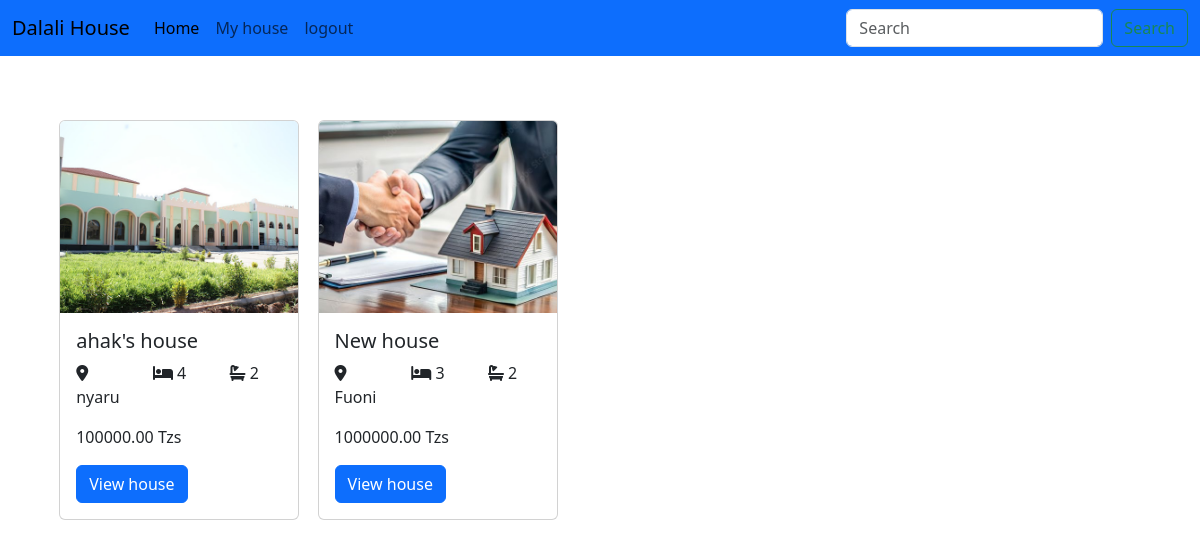
/buyer-dashboard/ (signed in), run on an earlier commit of the app's database.
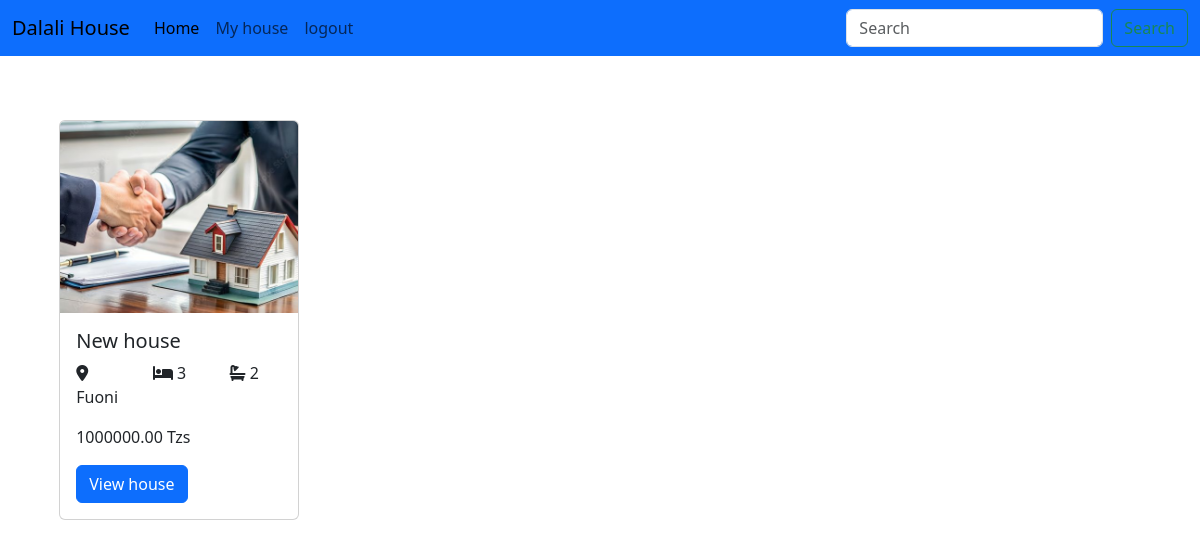
And on a later commit of the database.
### Dalalisell/models.py (models this page shows, shortened)
class Property(models.Model):
    CHOICE_STATUS= [
        ('Pending', 'Pending'),
        ('Approved', 'Approved'),
        ('Sold', 'Sold'),
    ]
    title =models.CharField(max_length=50)
    seller = models.ForeignKey(CustomUser, on_delete=models.CASCADE, limit_choices_to={'role':'seller'} )
    price = models.DecimalField(decimal_places=2, max_digits=100, default=0)
    room = models.IntegerField()
    bathroom =models.IntegerField()
    location =models.CharField(max_length=50)
    image1= models.ImageField(upload_to='upload/property')
    image2= models.ImageField(upload_to='upload/property')
    image3= models.ImageField(upload_to='upload/property')
    image4= models.ImageField(upload_to='upload/property')
    description =models.CharField(max_length=250)
    status =models.CharField(choices=CHOICE_STATUS, max_length=12, default='Pending')
    date = models.DateTimeField(default=datetime.datetime.today)

### Dalalisell/views.py (the view)
# urls.py: path('buyer-dashboard/', views.BuyerDashboardView.as_view(), name='buyer-dashboard'),
class BuyerDashboardView(LoginRequiredMixin, View):
    def get(self, request):
        properties = Property.objects.filter(status = "Approved")
        return render(request, 'dashboard.html', {'properties': properties })

### Dalalisell/templates/dashboard.html (shortened to what this page needs)
{% extends "base.html" %} {% block content%} {% include "navbar.html" %}
{% load static %}
<div class="container mt-5">
  <div class="row row-cols-2 row-cols-lg-5 g-2 g-lg-3">
    {% for property in properties%}
    <div class="col d-flex justify-content-center" style="margin-left:2rem">
      <div class="p-3">
        <div class="card" style="width: 15rem ; height:22rem, margin-left:2rem">
          <img src="{{property.image1.url}}" class="card-img-top" alt="..."  style="height: 12rem; object-fit: cover;"/>
          <div class="card-body">
            <h5 class="card-title">{{property.title}}</h5>
            <div class="row">
              <p class="card-text col"><i class="fa-solid fa-location-dot"></i> {{property.location}}</p>
              <p class="card-text col"><i class="fas fa-bed"></i> {{property.room}}</p>
              <p class="card-text col"><i class="fas fa-bath"></i> {{property.bathroom}}</p>
            </div>
            <p>{{property.price}} Tzs</p>
            <a href="{%url 'property' property.id %}" class="btn btn-primary"
              >View house</a
            >
          </div>
        </div>
      </div>
    </div>
    {% endfor%}
  </div>
</div>
 {% endblock %}

### Dalalisell/templates/base.html (shortened to what this page needs)
<!DOCTYPE html>
<html lang="en">
  <head>
    {% load static %}
    <link
      href="https://cdn.jsdelivr.net/npm/bootstrap@5.3.0/dist/css/bootstrap.min.css"
      rel="stylesheet"
    />
    <link
      rel="stylesheet"
      href="https://cdnjs.cloudflare.com/ajax/libs/font-awesome/6.5.1/css/all.min.css"
    />
  </head>
  <body>
    {% block content %}
    {% endblock %}
  </body>
</html>

### Dalalisell/templates/navbar.html (shortened to what this page needs)
{% load static %}
<link
  href="https://cdn.jsdelivr.net/npm/bootstrap@5.3.0/dist/css/bootstrap.min.css"
  rel="stylesheet"
/>
<link
  rel="stylesheet"
  href="https://cdnjs.cloudflare.com/ajax/libs/font-awesome/6.5.1/css/all.min.css"
/>
<nav class="navbar navbar-expand-lg bg-primary">
  <div class="container-fluid">
    <a class="navbar-brand" href="{%url 'buyer-dashboard'%}">Dalali House</a>
    <div class="collapse navbar-collapse" id="navbarSupportedContent">
      <ul class="navbar-nav me-auto mb-2 mb-lg-0">
        <li class="nav-item">
          <a
            class="nav-link active"
            aria-current="page"
            href="{%url 'buyer-dashboard'%}"
            >Home</a
          >
        </li>
        <li class="nav-item">
          <a class="nav-link" href="#">My house </a>
        </li>
        <li class="nav-item">
          <a
            class="nav-link btn btn-danger"
            href="{% url 'logout' %}"
            class="btn btn-secondary"
            >logout</a
          >
        </li>
      </ul>
      <form class="d-flex" role="search">
        <input
          class="form-control me-2"
          type="search"
          placeholder="Search"
          aria-label="Search"
        />
        <button class="btn btn-outline-success" type="submit">Search</button>
      </form>
    </div>
  </div>
</nav>

What changed in the data, as far as the page shows it:
no longer on this page (row edited): Property: image1 (picture), title "ahak's house", location "nyaru", room "4", bathroom "2", price "100000.00"
